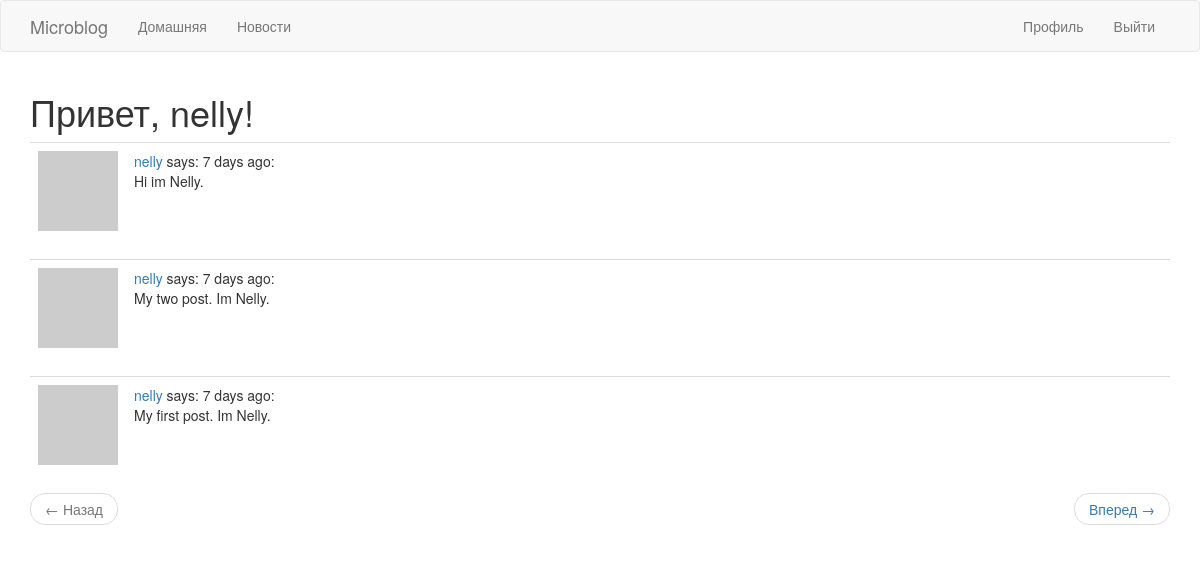
Page /explore (signed in) on the earlier database version.
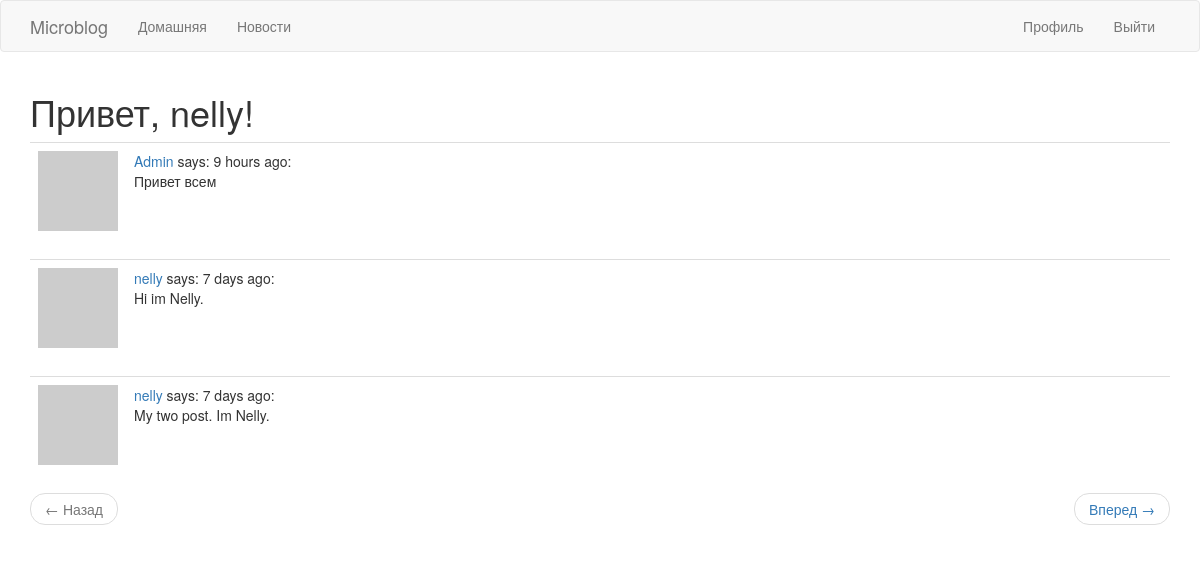
Same page on the later database version.
### app/models.py (models this page shows, shortened)
class User(UserMixin, db.Model):
	id = db.Column(db.Integer, primary_key=True)
	username = db.Column(db.String(32), index=True, unique=True)
	email = db.Column(db.String(128), index=True, unique=True)
	password_hash = db.Column(db.String(128))
	posts = db.relationship('Post', backref='author', lazy='dynamic')
	about_me = db.Column(db.String(140))
	last_seen = db.Column(db.DateTime, default=datetime.utcnow)
	followed = db.relationship(
		'User', secondary=followers,
		primaryjoin=(followers.c.follower_id==id),
		secondaryjoin=(followers.c.followed_id == id),
		backref=db.backref('followers', lazy='dynamic'),
		lazy='dynamic')
	def avatar(self, size):
		digest = md5(self.email.lower().encode('utf-8')).hexdigest()
		return 'https://www.gravatar.com/avatar/{}?d=identicon&s={}'.format(digest, size)

class Post(db.Model):
	id = db.Column(db.Integer, primary_key=True)
	body = db.Column(db.String(256))
	timestamp = db.Column(db.DateTime(), default=datetime.utcnow)
	user_id = db.Column(db.Integer, db.ForeignKey('user.id'))

### app/routers.py (the view)
@app.route('/explore')
@login_required
def explore():
	page = request.args.get('page', 1, type=int)
	posts = Post.query.order_by(Post.timestamp.desc()).paginate(
	    page, app.config['POSTS_PER_PAGE'], False)
	next_url = url_for('explore', page=posts.next_num) if posts.has_next else None
	prev_url = url_for('explore', page=posts.prev_num) if posts.has_prev else None
	return render_template('index.html', title='Explore page', posts=posts.items,
	    next_url=next_url, prev_url=prev_url)

### app/models.py (called while the page is built)
@login.user_loader
def load_user(id):
	return User.query.get(int(id))

### app/routers.py (called while the page is built)
@app.before_request
def before_request():
	if current_user.is_authenticated:
		current_user.last_seen = datetime.utcnow()
		db.session.commit()

### app/templates/index.html (shortened to what this page needs)
{% extends "base.html" %}
{% import 'bootstrap/wtf.html' as wtf %}
{% block app_content %}
    <h1>Привет, {{ current_user.username }}!</h1>
    {% for post in posts %}
        {% include '_post.html' %}
    {% endfor %}
    <nav aria-label="...">
        <ul class="pager">
            <li class="previous{% if not prev_url %} disabled{% endif %}">
                <a href="{{ prev_url or '#' }}">
                    <span aria-hidden="true">&larr;</span> Назад
                </a>
            </li>
            <li class="next{% if not next_url %} disabled{% endif %}">
                <a href="{{ next_url or '#' }}">
                    Вперед <span aria-hidden="true">&rarr;</span>
                </a>
            </li>
        </ul>
    </nav>
{% endblock %}

### app/templates/base.html (shortened to what this page needs)
{% extends 'bootstrap/base.html' %}
{% block navbar %}
    <nav class="navbar navbar-default">
        <div class="container">
            <div class="navbar-header">
                <a class="navbar-brand" href="{{ url_for('index') }}">Microblog</a>
            </div>
            <div class="collapse navbar-collapse" id="bs-example-navbar-collapse-1">
                <ul class="nav navbar-nav">
                    <li><a href="{{ url_for('index') }}">Домашняя</a></li>
                    <li><a href="{{ url_for('explore') }}">Новости</a></li>
                </ul>
                <ul class="nav navbar-nav navbar-right">
                    {% if current_user.is_anonymous %}
                    <li><a href="{{ url_for('login') }}">Войти</a></li>
                    {% else %}
                    <li><a href="{{ url_for('user', username=current_user.username) }}">Профиль</a></li>
                    <li><a href="{{ url_for('logout') }}">Выйти</a></li>
                    {% endif %}
                </ul>
            </div>
        </div>
    </nav>
{% endblock %}
{% block content %}
    <div class="container">
        {% block app_content %}{% endblock %}
    </div>
{% endblock %}

### app/templates/_post.html
    <table class="table table-hover">
        <tr>
            <td width="70px">
                <a href="{{ url_for('user', username=post.author.username) }}">
                    <img src="{{ post.author.avatar(70) }}" />
                </a>
            </td>
            <td>
                <a href="{{ url_for('user', username=post.author.username) }}">
                    {{ post.author.username }}
                </a>
                says: {{ moment(post.timestamp).fromNow() }}:
                <br>
                {{ post.body }}
            </td>
        </tr>
    </table>

Differences in the rows shown:
no longer on this page (row unchanged): Post: author.username "nelly", timestamp "7 days ago", body "My first post. Im Nelly."
added Post: author.username "Admin", timestamp "9 hours ago", body "Привет всем"
